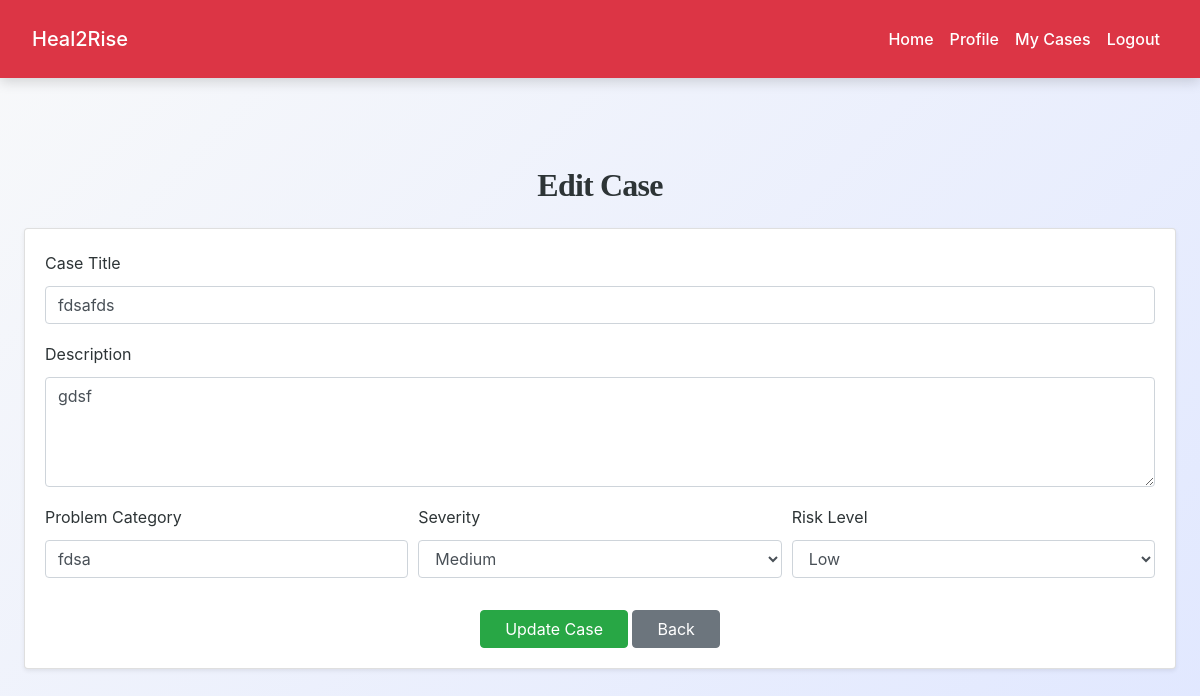
Screenshot of /user/edit_case.php?id=3 (signed in) with the database file from the repository.
### tables this page shows
CREATE TABLE `cases` (
  `id` int(11) NOT NULL,
  `case_title` varchar(255) NOT NULL,
  `description` text NOT NULL,
  `user_id` int(11) NOT NULL,
  `assigned_ngo_id` int(11) DEFAULT NULL,
  `assigned_staff_id` int(11) DEFAULT NULL,
  `status` enum('pending','approved','rejected','closed') NOT NULL DEFAULT 'pending',
  `problem_category` text DEFAULT NULL,
  `severity` varchar(50) DEFAULT NULL,
  `risk_level` varchar(50) DEFAULT NULL,
  `created_at` datetime DEFAULT current_timestamp(),
  `closed_at` datetime DEFAULT NULL
);

### user/edit_case.php (the view, shortened to what this page needs)
<?php
include('config.php');
$user_id = $_SESSION["id"];
$case_id = intval($_GET['id']);
$stmt = $conn->prepare("SELECT * FROM cases WHERE id=? AND user_id=? AND status='pending'");
$stmt->bind_param("ii", $case_id, $user_id);
$stmt->execute();
$result = $stmt->get_result();
$case = $result->fetch_assoc();
?>
<!DOCTYPE html>
<html lang="en">
<head>
    <link rel="stylesheet" href="https://cdn.jsdelivr.net/npm/bootstrap@4.6.2/dist/css/bootstrap.min.css">
    <link rel="stylesheet" href="../css/style.css">
</head>
<body>
<?php include('navbar.php'); ?>
<div class="container py-5">
    <h2 class="text-center mb-4">Edit Case</h2>
    <div class="card shadow-sm">
        <div class="card-body">
            <form method="post">
                <div class="form-row">
                    <div class="form-group col-md-12">
                        <label>Case Title</label>
                        <input type="text" name="case_title" class="form-control" value="<?= htmlspecialchars($case['case_title']) ?>" required>
                    </div>
                </div>
                <div class="form-row">
                    <div class="form-group col-md-12">
                        <label>Description</label>
                        <textarea name="description" class="form-control" rows="4" required><?= htmlspecialchars($case['description']) ?></textarea>
                    </div>
                </div>
                <div class="form-row">
                    <div class="form-group col-md-4">
                        <label>Problem Category</label>
                        <input type="text" name="problem_category" class="form-control" value="<?= htmlspecialchars($case['problem_category']) ?>">
                    </div>
                    <div class="form-group col-md-4">
                        <label>Severity</label>
                        <select name="severity" class="form-control">
                            <option value="Medium" <?= ($case['severity']=='Medium')?'selected':'' ?>>Medium</option>
                        </select>
                    </div>
                    <div class="form-group col-md-4">
                        <label>Risk Level</label>
                        <select name="risk_level" class="form-control">
                            <option value="Low" <?= ($case['risk_level']=='Low')?'selected':'' ?>>Low</option>
                        </select>
                    </div>
                </div>
                <div class="text-center mt-3">
                    <button type="submit" class="btn btn-success px-4">Update Case</button>
                    <a href="view_cases.php" class="btn btn-secondary px-4">Back</a>
                </div>
            </form>
        </div>
    </div>
</div>
</body>
</html>

### css/style.css (style rules this page uses)
:root { --primary: #007bff; --secondary: #6c757d; --success: #28a745; --info: #17a2b8; --warning: #ffc107; --danger: #dc3545; --light: #f8f9fa; --dark: #2d3436; --accent: #ff6f61; --highlight: #6f42c1; --shadow: rgba(0, 0, 0, 0.15); --transition: all 0.3s ease-in-out; }
body { font-family: 'Inter', 'Segoe UI', Tahoma, Geneva, Verdana, sans-serif; background: linear-gradient(135deg, var(--light) 0%, #e0e7ff 100%); color: var(--dark); line-height: 1.8; margin: 0; padding: 0; min-height: 100vh; font-size: 16px; }
h1, h2, h3, h4 { text-align: center; margin: 2.5rem 0; font-family: 'Georgia', 'Times New Roman', serif; color: var(--dark); font-weight: 700; letter-spacing: -0.025em; }
h2 { font-size: 2rem; }
.container { max-width: 1200px; margin: 0 auto 3rem; padding: 0 1.5rem; }
a { color: var(--primary); text-decoration: none; font-weight: 500; transition: var(--transition); }

### rows the page displays
cases: case_title "fdsafds", description "gdsf", problem_category "fdsa", severity "Medium", risk_level "Low"
